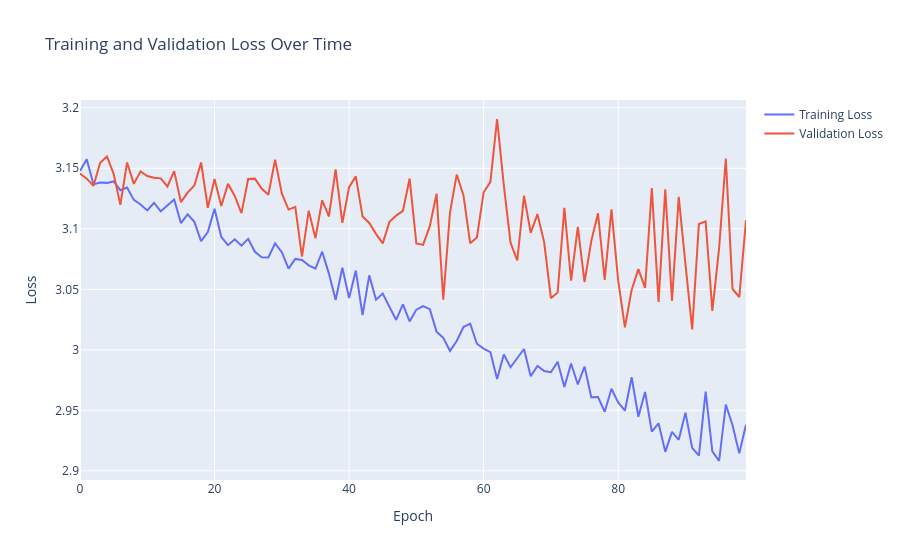

Notebook source saved alongside this figure:
### Code cell
import plotly.graph_objects as go
import time

# Taken from Lesson 19
def train_model(model, optimizer, num_epochs, checkpoint_path):
    """Train, keep the checkpoint with the lowest validation loss, and plot the losses."""
    training_losses = []
    validation_losses = []
    best_validation_loss = float('inf')
    best_validation_epoch = -1
    training_start = time.time()

    for epoch in range(num_epochs):
        model.train()
        epoch_loss = 0
        num_batches = 0
        for images, angles, labels in train_loader:
            images = images.to(device)
            angles = angles.to(device)
            labels = labels.to(device)
            outputs = model(images, angles)
            optimizer.zero_grad() 
            loss = criterion(outputs, labels)
            loss.backward() 
            optimizer.step()
            
            epoch_loss += loss.item()
            num_batches += 1

        avg_loss = epoch_loss / num_batches
        training_losses.append(avg_loss)

        # Compute validation loss. Don't need gradients here.
        model.eval()
        with torch.no_grad():
            val_total = 0
            for images, angles, labels in val_loader:
                val_outputs = model(images.to(device), angles.to(device))
                val_total += criterion(val_outputs, labels.to(device)).item() * len(labels)
            validation_loss = val_total / len(images_val)
            validation_losses.append(validation_loss)

        # Save the model if this is the best validation loss so far
        if validation_loss < best_validation_loss:
            best_validation_loss = validation_loss
            best_validation_epoch = epoch
            torch.save(model.state_dict(), checkpoint_path)
            best_marker = ' *'
        else:
            best_marker = ''

        if epoch % (num_epochs / 10) == 0:
            print(f'Epoch [{epoch}/{num_epochs}], Train Loss: {avg_loss:.5f}, Val Loss: {validation_loss:.5f}{best_marker}')

    total_time = time.time() - training_start
    print(f'Average time per epoch: {total_time / num_epochs:.2f}s')
    print(f'Best validation loss: {best_validation_loss:.5f} (epoch {best_validation_epoch})')

    fig = go.Figure()
    fig.add_trace(go.Scatter(x=list(range(len(training_losses))), y=training_losses, mode='lines', name='Training Loss'))
    fig.add_trace(go.Scatter(x=list(range(len(validation_losses))), y=validation_losses, mode='lines', name='Validation Loss'))
    fig.update_layout(title="Training and Validation Loss Over Time", xaxis_title="Epoch", yaxis_title="Loss")
    fig.show()


train_model(model, optimizer, num_epochs=100, checkpoint_path='kilter_cnn.pth')

### Figure 1 — Plotly figure (JSON) as saved in the notebook; plotly's stock layout.template omitted (floating-point values rounded to 4 significant figures)
{"data": [{"mode": "lines", "name": "Training Loss", "type": "scatter", "x": [0, 1, 2, 3, 4, 5, 6, 7, 8, 9, 10, 11, 12, 13, 14, 15, 16, 17, 18, 19, 20, 21, 22, 23, 24, 25, 26, 27, 28, 29, 30, 31, 32, 33, 34, 35, 36, 37, 38, 39, 40, 41, 42, 43, 44, 45, 46, 47, 48, 49, 50, 51, 52, 53, 54, 55, 56, 57, 58, 59, 60, 61, 62, 63, 64, 65, 66, 67, 68, 69, 70, 71, 72, 73, 74, 75, 76, 77, 78, 79, 80, 81, 82, 83, 84, 85, 86, 87, 88, 89, 90, 91, 92, 93, 94, 95, 96, 97, 98, 99], "y": [3.148, 3.158, 3.137, 3.138, 3.138, 3.139, 3.132, 3.134, 3.124, 3.12, 3.115, 3.122, 3.114, 3.119, 3.124, 3.105, 3.112, 3.106, 3.09, 3.097, 3.117, 3.093, 3.086, 3.091, 3.086, 3.092, 3.081, 3.077, 3.076, 3.088, 3.081, 3.067, 3.075, 3.074, 3.07, 3.067, 3.081, 3.063, 3.041, 3.068, 3.043, 3.065, 3.029, 3.062, 3.041, 3.046, 3.035, 3.025, 3.037, 3.023, 3.033, 3.036, 3.034, 3.015, 3.01, 2.999, 3.007, 3.019, 3.022, 3.005, 3.001, 2.998, 2.976, 2.996, 2.986, 2.993, 3.001, 2.978, 2.987, 2.982, 2.982, 2.99, 2.969, 2.989, 2.971, 2.986, 2.961, 2.961, 2.949, 2.968, 2.956, 2.95, 2.977, 2.945, 2.965, 2.932, 2.939, 2.916, 2.932, 2.926, 2.948, 2.919, 2.913, 2.966, 2.916, 2.908, 2.955, 2.938, 2.914, 2.938]}, {"mode": "lines", "name": "Validation Loss", "type": "scatter", "x": [0, 1, 2, 3, 4, 5, 6, 7, 8, 9, 10, 11, 12, 13, 14, 15, 16, 17, 18, 19, 20, 21, 22, 23, 24, 25, 26, 27, 28, 29, 30, 31, 32, 33, 34, 35, 36, 37, 38, 39, 40, 41, 42, 43, 44, 45, 46, 47, 48, 49, 50, 51, 52, 53, 54, 55, 56, 57, 58, 59, 60, 61, 62, 63, 64, 65, 66, 67, 68, 69, 70, 71, 72, 73, 74, 75, 76, 77, 78, 79, 80, 81, 82, 83, 84, 85, 86, 87, 88, 89, 90, 91, 92, 93, 94, 95, 96, 97, 98, 99], "y": [3.146, 3.141, 3.135, 3.155, 3.16, 3.145, 3.12, 3.155, 3.137, 3.147, 3.144, 3.142, 3.142, 3.135, 3.148, 3.122, 3.13, 3.136, 3.155, 3.117, 3.141, 3.119, 3.137, 3.127, 3.113, 3.141, 3.141, 3.133, 3.128, 3.157, 3.129, 3.116, 3.118, 3.077, 3.115, 3.092, 3.124, 3.11, 3.149, 3.105, 3.134, 3.143, 3.11, 3.105, 3.096, 3.088, 3.106, 3.111, 3.115, 3.142, 3.088, 3.087, 3.102, 3.129, 3.041, 3.114, 3.145, 3.128, 3.088, 3.093, 3.13, 3.139, 3.191, 3.136, 3.089, 3.074, 3.127, 3.097, 3.112, 3.089, 3.043, 3.047, 3.117, 3.057, 3.102, 3.056, 3.09, 3.113, 3.058, 3.116, 3.057, 3.019, 3.049, 3.067, 3.051, 3.134, 3.04, 3.133, 3.04, 3.126, 3.071, 3.017, 3.104, 3.106, 3.032, 3.084, 3.158, 3.05, 3.043, 3.107]}], "layout": {"title": {"text": "Training and Validation Loss Over Time"}, "xaxis": {"title": {"text": "Epoch"}}, "yaxis": {"title": {"text": "Loss"}}}}
